Frame 1 (no input): blank canvas, image omitted
Frame 60 (no input): blank canvas, image omitted
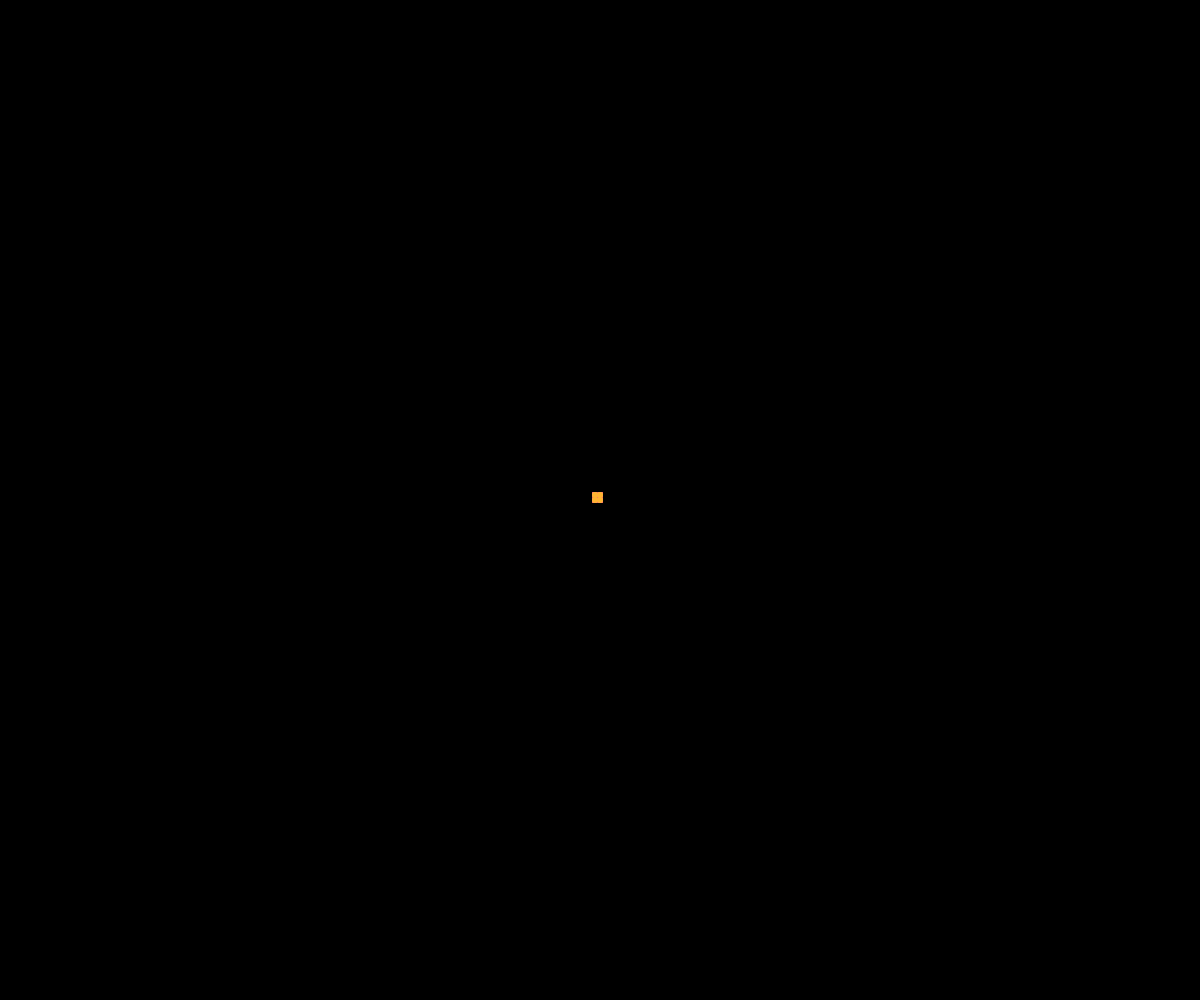
Frame 120 (the mouse pressed at the canvas centre since frame 60)

The p5.js sketch whose frames 1 and 60 were blank and that drew this single picture after the mouse press (run headless with seeded random() and noise() and a simulated clock; from frame 60 on, the mouse is pressed at the canvas centre):

// p5.js sketch
// ── sketch.js
function setup() {
  createCanvas(windowWidth, windowHeight);
  //color the background to black color
  background(0);
  a=1;

}

function keyPressed() {
  if(key=='o') {//if 'y' is pressed, the brush turns into color red and orange
    a = 1;
  }
  if(key=='b') {//if 'y' is pressed, the brush turns into color blue
    a = 2;
  }
  if(key=='y') {//if 'y' is pressed, the brush turns into color yellow
    a = 3;
  }
  if(key=='r') { //if 'r' is pressed, the background gets clear
    a = 4;
  }
}

function draw() {
  if (a == 1) {
    //brush color to orange and red
    if(mouseIsPressed == true) {
      stroke(mouseX+250, random(200), random(mouseY-250));
      strokeWeight(6);
      //set x-axis and y-axis symmetrical to each other
      point(mouseX-5, mouseY-5);
      point(mouseX*-1+windowWidth, mouseY-5);
      point(mouseX*-1+windowWidth, mouseY*-1+windowHeight);
      point(mouseX-5, mouseY*-1+windowHeight);
      }
  }
  if (a == 2) {
    //brush color to blue
    if(mouseIsPressed == true) {
      stroke(random(mouseX-70), 240, mouseY+80);
      strokeWeight(6);
      point(mouseX-5, mouseY-5);
      point(mouseX*-1+windowWidth, mouseY-5);
      point(mouseX*-1+windowWidth, mouseY*-1+windowHeight);
      point(mouseX-5, mouseY*-1+windowHeight);
      }
  }
  if (a == 3) {
    //brush color to yellow
    if(mouseIsPressed == true) {
      stroke(mouseX+150, 200, random(mouseY-50));
      strokeWeight(6);
      point(mouseX-5, mouseY-5);
      point(mouseX*-1+windowWidth, mouseY-5);
      point(mouseX*-1+windowWidth, mouseY*-1+windowHeight);
      point(mouseX-5, mouseY*-1+windowHeight);
      }
  }
  //clear the background
  if (a == 4) {
    background(0);
  }
}
